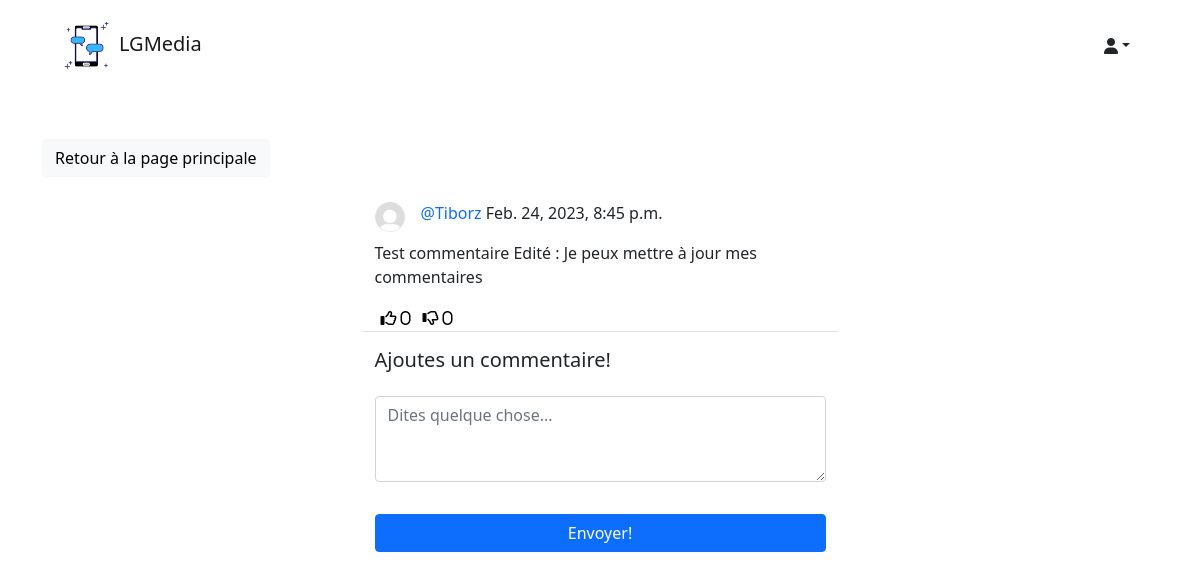
Page /social/post/10/ (signed in) on the earlier database version.
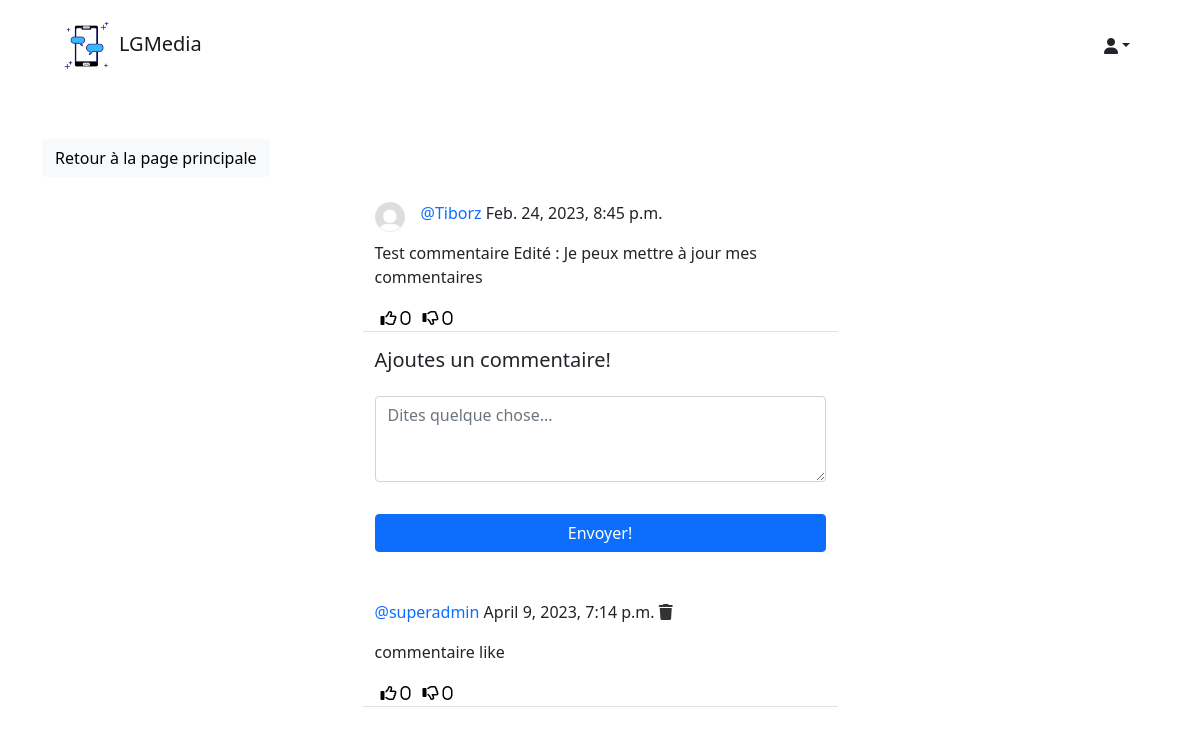
Same page on the later database version.
### social/models.py (models this page shows)
class Comment(models.Model):
    comment = models.TextField()
    contenu = models.DateTimeField(default=timezone.now)
    post = models.ForeignKey('Post', on_delete=models.CASCADE)
    auteur = models.ForeignKey(User, on_delete=models.CASCADE)
    sendingTime = models.DateTimeField(default=timezone.now)
    likes = models.ManyToManyField(User, blank=True, related_name='comment_likes')
    dislikes = models.ManyToManyField(User, blank=True, related_name='comment_dislikes')

### social/views.py (the view, shortened to what this page needs)
# urls.py: path('post/<int:pk>/', PostDetailView.as_view(), name='post-detail'),
class PostDetailView(LoginRequiredMixin, View):
    def get(self, request, pk, *args, **kwargs):
        post = Post.objects.get(pk=pk) # SELECT * FROM Post WHERE idPost = pk
        form = CommentForm()
        comments = Comment.objects.filter(post=post).order_by('-sendingTime') #SELECT * FROM Comment ORDER BY sendingTime
        context = {
            'post': post,
            'form': form,
            'comments': comments,
        }
        return render(request, 'social/post_detail.html', context)

### social/forms.py
class CommentForm(forms.ModelForm):
    comment = forms.CharField(
        label='',
        widget=forms.Textarea(
            attrs={'rows': '3',
                   'placeholder': 'Dites quelque chose...'}
        ))
    class Meta:
        model = Comment
        fields = ['comment']

### social/templates/social/post_detail.html (shortened to what this page needs)
{% extends 'landing/base.html' %}
{% load crispy_forms_tags %}
{% block content %}
<div class="container">
    <div class="row mt-5">
        <div class="col-md-3 col-sm-6">
            <a href="{% url 'post-list' %}" class="btn btn-light">Retour à la page principale</a>
        </div>
    </div>
    <div class="row justify-content-center mt-3">
        <div class="col-md-5 col-sm-12 border-bottom">
            <div class="d-flex align-items-center">
                <a href="{% url 'profile' post.auteur.profile.pk %}">
                    <img class="round-circle post-pdp" height="30" width="30" src="{{ post.auteur.profile.picture.url }}" />
                </a>
                <p class="post-text">
                    <a class="text-primary post-link" href="{% url 'profile' post.auteur.profile.pk %}">@{{ post.auteur }}</a>
                    {{ post.sendingTime }}
                </p>
            </div>
            <p>{{ post.contenu }}</p>
            <div class="d-flex flex-row">
                <form method="POST" action="{% url 'like' post.pk %}">
                    <button style="background-color: transparent; border: none; box-shadow: none;" type="submit">
                        <i class="far fa-thumbs-up"> <span>{{ post.likes.all.count }}</span></i>
                    </button>
                </form>
                <form method="POST" action="{% url 'dislike' post.pk %}">
                    <button style="background-color: transparent; border: none; box-shadow: none;" type="submit">
                        <i class="far fa-thumbs-down"> <span>{{ post.dislikes.all.count }}</span></i>
                    </button>
                </form>
            </div>
        </div>
    </div>
    <div class="row justify-content-center mt-3">
        <div class="col-md-5 col-sm-12">
            <h5>Ajoutes un commentaire!</h5>
        </div>
    </div>
    <div class="row justify-content-center mt-3 mb-5">
        <div class="col-md-5 col-sm-12">
            <form method="POST">
                {{ form | crispy }}
                <div class="d-grid gap-2">
                    <button class="btn btn-primary mt-3">Envoyer!</button>
                </div>
            </form>
        </div>
    </div>
    {% for comment in comments %}
    <div class="row justify-content-center mt-3 mb-5">
        <div class="col-md-5 col-sm-12 border-bottom">
            <p>
                <a href="" class="text-primary post-link">@{{ comment.auteur }}</a> {{ comment.sendingTime }}
                {% if request.user == comment.auteur %}
                <a href="{% url 'comment-delete' post.pk comment.pk %}" style="color: #333;"><i class="fas fa-trash"></i></a>
                {% endif %}
            </p>
            <p>{{ comment.comment }}</p>
            <div class="d-flex flex-row">
                <form method="POST" action="{% url 'comment-like' post.pk comment.pk %}">
                    <button style="background-color: transparent; border: none; box-shadow: none;" type="submit">
                        <i class="far fa-thumbs-up"> <span>{{ comment.likes.all.count }}</span></i>
                    </button>
                </form>
                <form method="POST" action="{% url 'comment-dislike' post.pk comment.pk %}">
                    <button style="background-color: transparent; border: none; box-shadow: none;" type="submit">
                        <i class="far fa-thumbs-down"> <span>{{ comment.dislikes.all.count }}</span></i>
                    </button>
                </form>
            </div>
        </div>
    </div>
    {% endfor %}
</div>
{% endblock content %}

Differences in the rows shown:
added Comment: auteur "superadmin", sendingTime "April 9, 2023, 7:14 p.m.", comment "commentaire like", likes.all.count "0", dislikes.all.count "0"
